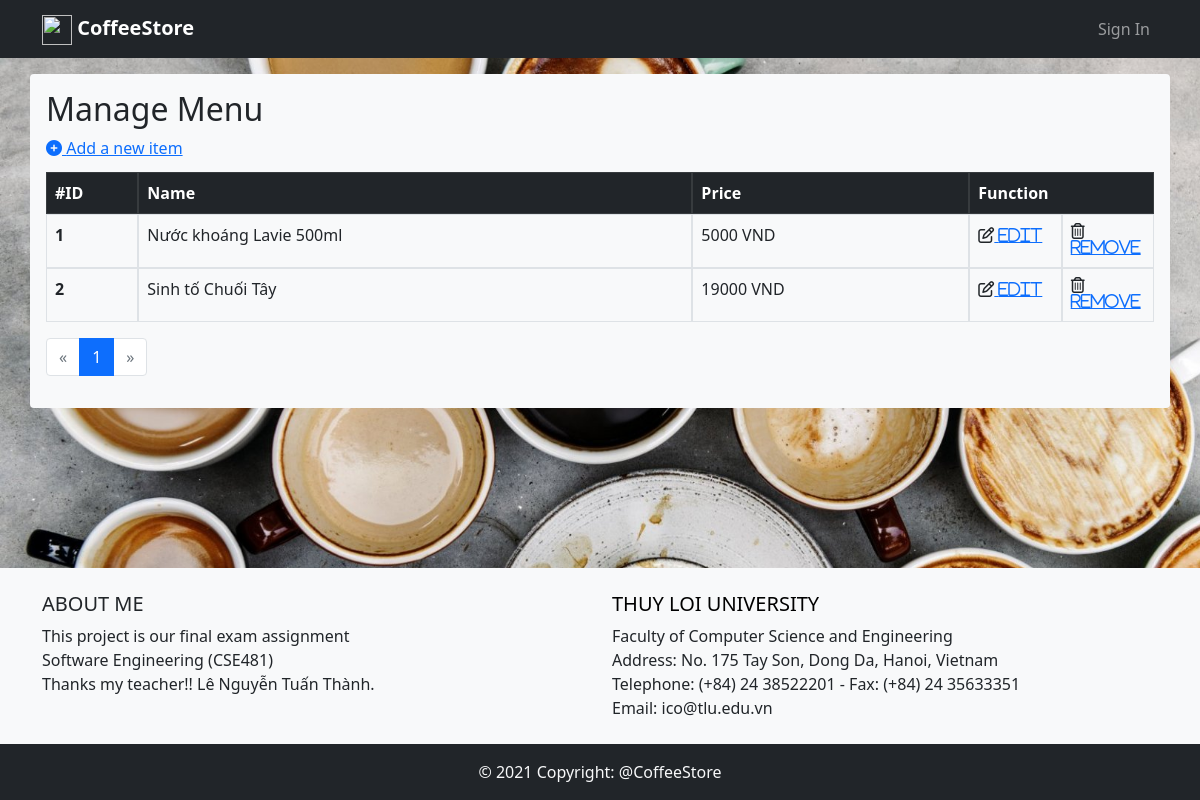
Page /manage-menu.php on the committed database.
### tables this page shows
CREATE TABLE `menu` (
  `item_id` int(10) UNSIGNED NOT NULL,
  `name` varchar(200) NOT NULL,
  `price` bigint(20) UNSIGNED NOT NULL,
  `status` tinyint(2) UNSIGNED NOT NULL DEFAULT 1
);

### manage-menu.php (the view, shortened to what this page needs)
<!DOCTYPE html>
<html lang="en">
<head>
    <link href="https://cdn.jsdelivr.net/npm/bootstrap@5.0.0-beta1/dist/css/bootstrap.min.css" rel="stylesheet">
    <link rel="stylesheet" href="css/style.css">
</head>
<body>
    <?php include('nav-bar.php'); ?>
    <?php
    include("connection.php");
    $result = mysqli_query($conn, 'SELECT count(item_id) AS total FROM menu');
    $row = mysqli_fetch_assoc($result);
    $total_records = $row['total'];
    $current_page = isset($_GET['page']) ? $_GET['page'] : 1;
    $limit = 10;
    $total_page = ceil($total_records / $limit);
    $start = ($current_page - 1) * $limit;
    $sql = "SELECT * FROM `menu` WHERE `status` = 1 LIMIT $start, $limit";
    $result = mysqli_query($conn, $sql);
    $menu = mysqli_fetch_all($result);
    ?>
    <div class="container bg-light p-3 my-3 rounded">
        <p class="h2">Manage Menu</p>
        <a href="add-item.php"><i class="fas fa-plus-circle text-primary mb-3" data-bs-toggle="tooltip" data-bs-placement="right" title="Add a new item"></i> Add a new item</a>
        <table class="table table-bordered table-hover">
            <thead class="table-dark">
                <tr class="d-flex">
                    <th class="col-1">#ID</th>
                    <th class="col-6">Name</th>
                    <th class="col-3">Price</th>
                    <th class="col-2">Function</th>
                </tr>
            </thead>
            <?php
            foreach ($menu as $item) {
                echo "<tbody>";
                echo "<tr class='d-flex'>";
                echo "<th class='col-1'>$item[0]</th>";
                echo "<td class='col-6'>$item[1]</td>";
                echo "<td class='col-3'>$item[2] VND</td>";
                echo "<td class='col-1'><i class='far fa-edit'><a href='edit-item.php?ID=$item[0]'> Edit</a></i></td>";
                echo "<td class='col-1'><i class='far fa-trash-alt'><a href='remove-item.php?ID=$item[0]'> Remove</a></i></td>";
                echo "</tr>";
                echo "</tbody>";
            }
            ?>
        </table>
        <nav aria-label="Page navigation">
            <ul class="pagination">
                <li class=" page-item <?php if ($current_page == 1 || $total_page == 1) echo "disabled"; ?>">
                    <a class="page-link" href="index.php?page=<?php echo ($current_page - 1); ?>" aria-label="Previous">
                        <span aria-hidden="true">&laquo;</span>
                    </a>
                </li>
                <?php
                for ($i = $current_page - 1; $i <= $current_page + 1; $i++) {
                    if ($i == $current_page) {
                        echo "<li class='page-item active' aria-current='page'>";
                        echo "<span class='page-link'>" . ($current_page) . "</span>";
                        echo "</li>";
                    } else if ($i >= 1 && $i <= $total_page) {
                        echo "<li class='page-item'><a class='page-link' href='index.php?page=" . ($i) . "'>" . ($i) . "</a></li>";
                    }
                }
                ?>
                <li class="page-item <?php if ($current_page == $total_page || $total_page == 1) echo "disabled"; ?>">
                    <a class="page-link" href="index.php?page=<?php echo ($current_page + 1); ?>" aria-label="Next">
                        <span aria-hidden="true">&raquo;</span>
                    </a>
                </li>
            </ul>
        </nav>
    </div>
    <?php include("footer.php"); ?>
</body>
</html>

### css/style.css (style rules this page uses)
body { background-image: url(../img/background.jpg); background-position: middle; background-repeat: no-repeat; background-attachment: fixed; background-size: cover; margin: 0; display: flex; flex-direction: column; min-height: 100vh; }

### rows in the picture
menu: item_id "1", name "Nước khoáng Lavie 500ml", price "5000"
menu: item_id "2", name "Sinh tố Chuối Tây", price "19000"

### other values in the picture
$current_page "1"
